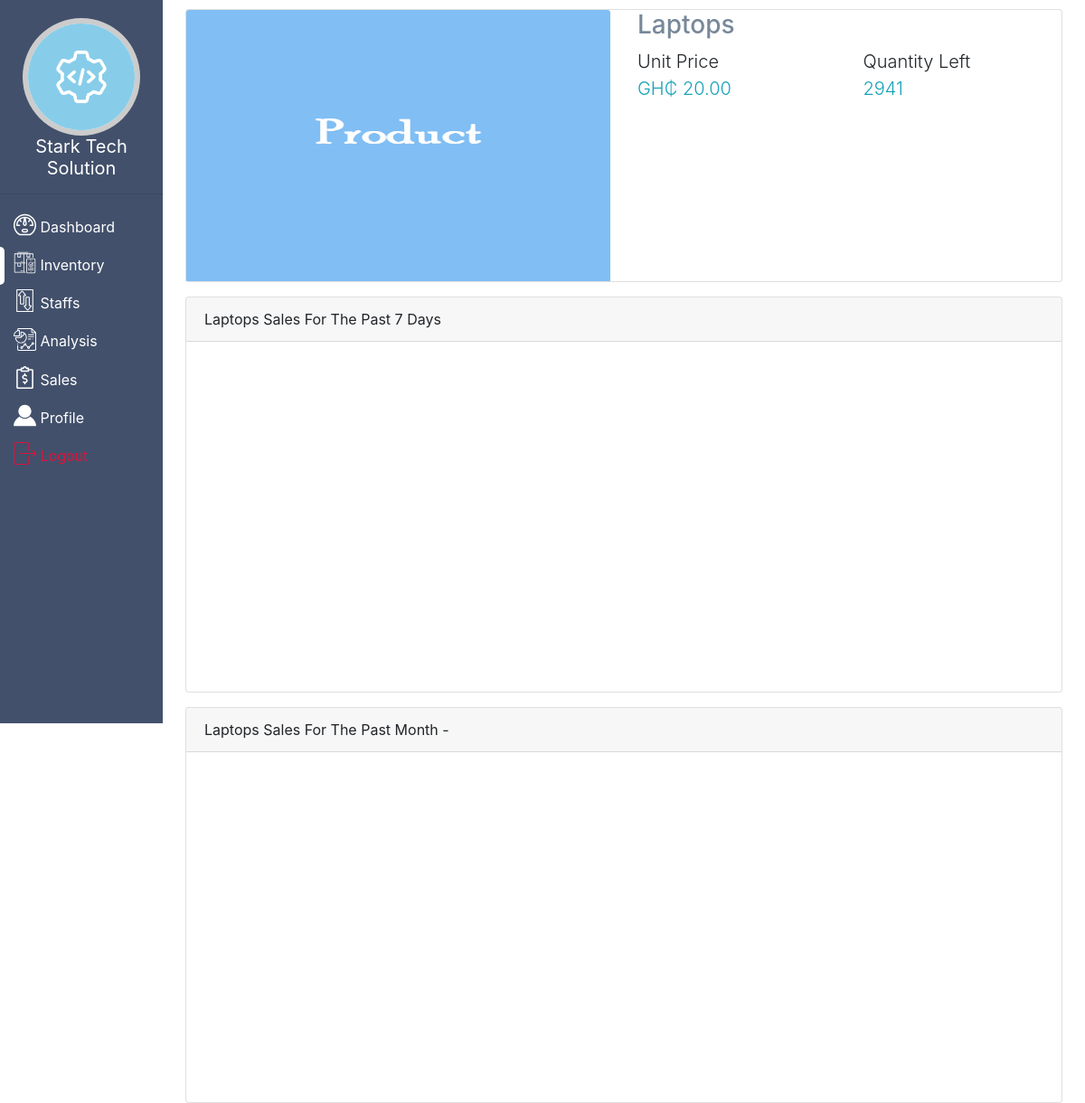
The page /inventory/1/detail/ (signed in) on the database as committed earlier.
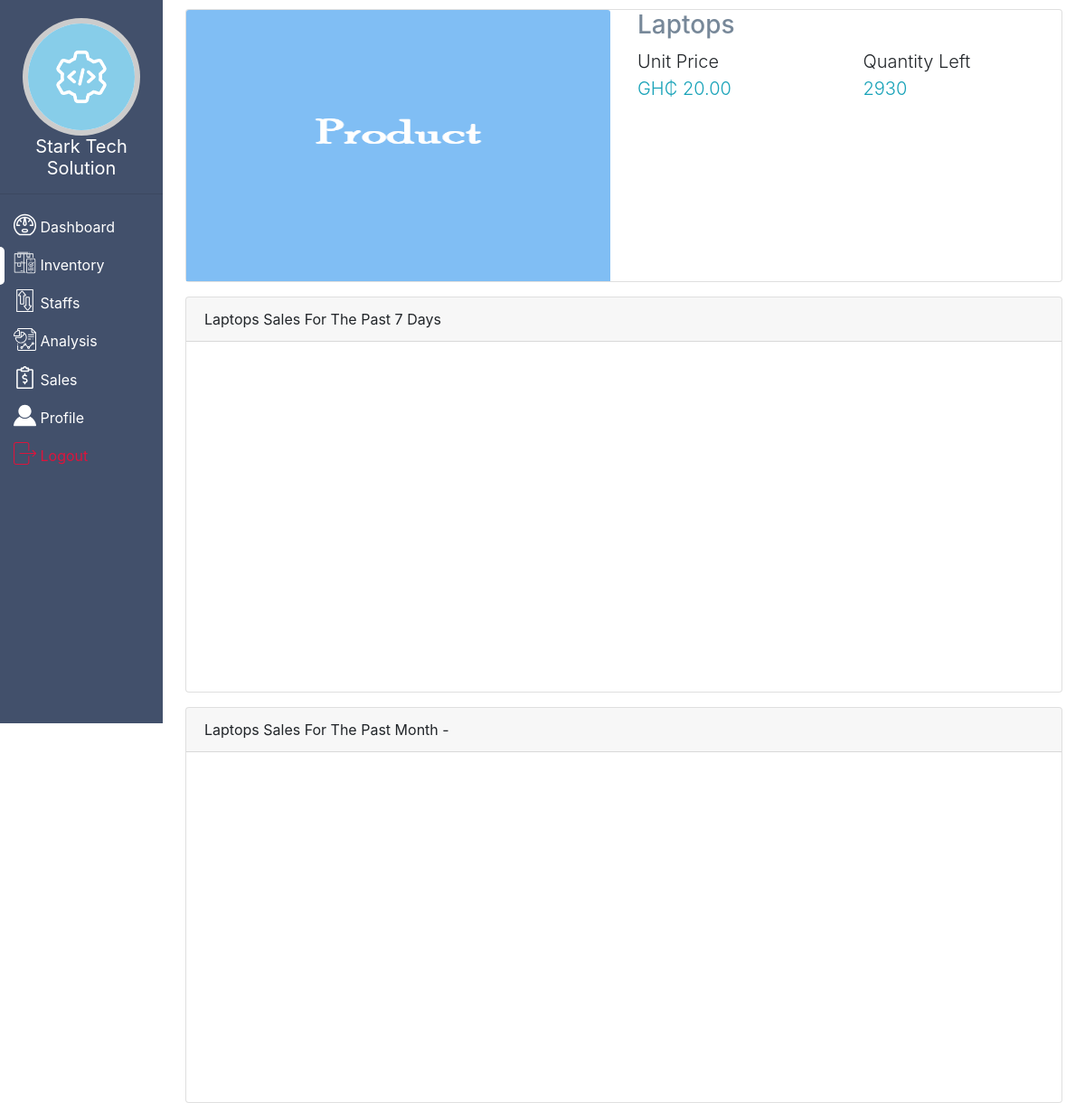
The same page on the database as committed later.
### app/models.py (models this page shows, shortened)
class Product(models.Model):
    company = models.ForeignKey(CompanyDetails,on_delete = models.CASCADE)
    name = models.CharField(max_length = 200)
    unit_price = models.DecimalField(decimal_places = 2, max_digits = 65,default = 0.00)
    quantity = models.PositiveIntegerField(default = 1)
    image = models.ImageField(upload_to = f"product_images",default = 'product_logo.png')

### app/views.py (the view)
# urls.py: path('inventory/<int:pk>/detail/',app_views.InventoryDetailView.as_view(),name = 'inventory_detail'),
class InventoryDetailView(LoginRequiredMixin,UserPassesTestMixin,generic.DetailView):
    model = Product
    template_name = 'app/inventory_detail.html'
    def test_func(self):
        return self.request.user.is_superuser

### app/templates/app/inventory_detail.html (shortened to what this page needs)
{% extends 'app/base.html' %}
{% load static %}
{% block content %}
    <div class="container-fluid">
       <div class="card">
           <div class="row">
                <div class="col-md-6">
                    <img src="{{ object.image.url }}" height="300px" class="card-img-top" alt="">
                </div>
                <div class="col-md-6 ml-2 ml-md-0">
                    <h3 style = 'color: lightslategray'>{{ object.name }}</h3>
                    <div class="row">
                        <div class="col-6">
                            <p class="lead">
                                Unit Price<br/>
                                <span class="text-info" id="price">GH&#8373; {{ object.unit_price }}</span>
                            </p>
                        </div>
                        <div class="col-6">
                            <p class="lead">
                                Quantity Left<br/>
                                <span class="text-info">{{ object.quantity }}</span>
                            </p>
                        </div>
                    </div>
                </div>
            </div>
       </div>
       <div class="card mt-3">
          <div class="card-header">{{ object.name }} Sales For The Past 7 Days</div>
           <canvas width="100%" height=40% id="product-chart-7-days"></canvas>
       </div>
       <div class="card mt-3">
          <div class="card-header">{{ object.name }} Sales For The Past Month - </div>
           <canvas width="100%" height=40% id="product-chart-monthly"></canvas>
       </div>
    </div>
{% endblock %}

Rows that differ between the two databases and show on the page:
changed Product "Laptops": quantity "2941" → "2930"
